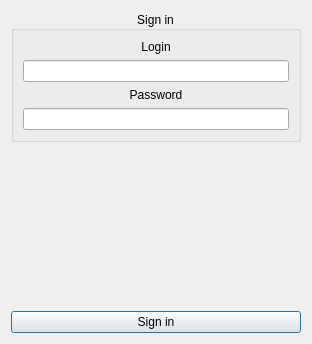
<?xml version="1.0" encoding="UTF-8"?>
<ui version="4.0">
 <class>SignIn</class>
 <widget class="QDialog" name="SignIn">
  <property name="geometry">
   <rect>
    <x>0</x>
    <y>0</y>
    <width>312</width>
    <height>344</height>
   </rect>
  </property>
  <property name="windowTitle">
   <string>Dialog</string>
  </property>
  <layout class="QVBoxLayout" name="verticalLayout_2">
   <item>
    <widget class="QGroupBox" name="groupBox">
     <property name="title">
      <string>Sign in</string>
     </property>
     <property name="alignment">
      <set>Qt::AlignCenter</set>
     </property>
     <layout class="QVBoxLayout" name="verticalLayout">
      <item>
       <widget class="QLabel" name="label">
        <property name="text">
         <string>Login</string>
        </property>
        <property name="alignment">
         <set>Qt::AlignCenter</set>
        </property>
       </widget>
      </item>
      <item>
       <widget class="QLineEdit" name="userLogin"/>
      </item>
      <item>
       <widget class="QLabel" name="label_2">
        <property name="text">
         <string>Password</string>
        </property>
        <property name="alignment">
         <set>Qt::AlignCenter</set>
        </property>
       </widget>
      </item>
      <item>
       <widget class="QLineEdit" name="userPassword"/>
      </item>
     </layout>
    </widget>
   </item>
   <item>
    <spacer name="verticalSpacer">
     <property name="orientation">
      <enum>Qt::Vertical</enum>
     </property>
     <property name="sizeHint" stdset="0">
      <size>
       <width>20</width>
       <height>40</height>
      </size>
     </property>
    </spacer>
   </item>
   <item>
    <widget class="QPushButton" name="signInButton">
     <property name="text">
      <string>Sign in</string>
     </property>
    </widget>
   </item>
  </layout>
 </widget>
 <resources/>
 <connections/>
</ui>
